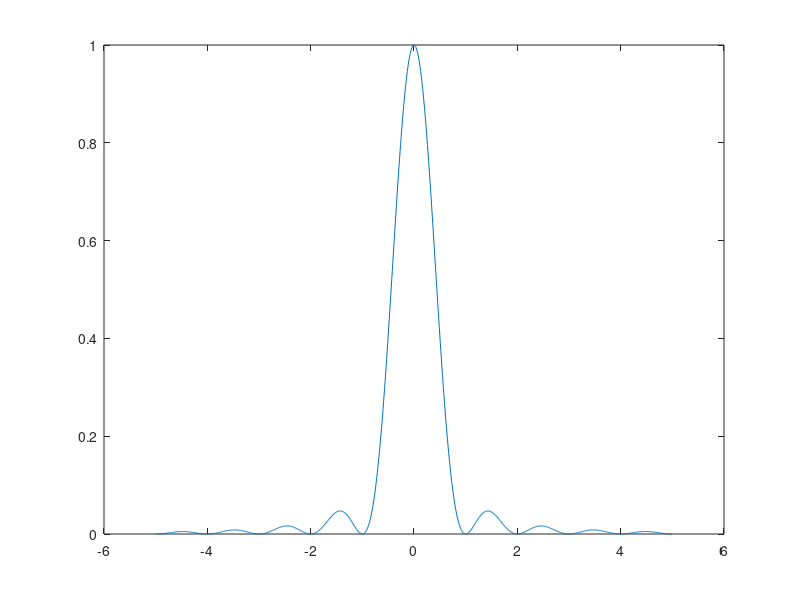

MATLAB code to generate this figure:
% MATLAB script for Illustrative Problem 6.1.
echo on
T=1;
delta_f=1/(100*T);
f=-5/T:delta_f:5/T;
sgma_a=1;
Sv=sgma_a^2*sinc(f*T).^2;
% Plotting command follows.
plot(f,Sv);